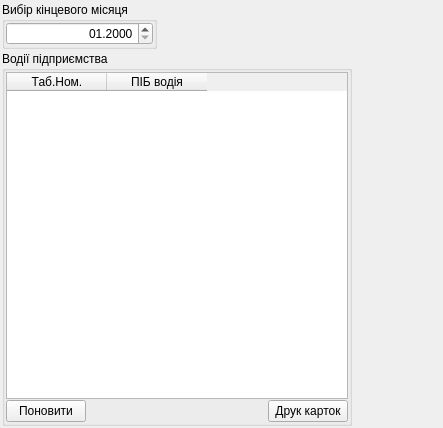
<?xml version="1.0" encoding="UTF-8"?>
<ui version="4.0">
 <class>UForm_AParkKartkyOblikuVykonannyaPlanu</class>
 <widget class="QWidget" name="UForm_AParkKartkyOblikuVykonannyaPlanu">
  <property name="geometry">
   <rect>
    <x>0</x>
    <y>0</y>
    <width>443</width>
    <height>428</height>
   </rect>
  </property>
  <property name="windowTitle">
   <string>Картки обліку виконання плану</string>
  </property>
  <layout class="QHBoxLayout" name="horizontalLayout_3">
   <property name="spacing">
    <number>2</number>
   </property>
   <property name="margin">
    <number>2</number>
   </property>
   <item>
    <layout class="QVBoxLayout" name="verticalLayout_3">
     <item>
      <layout class="QHBoxLayout" name="horizontalLayout_2">
       <item>
        <widget class="QGroupBox" name="groupBox_endMonth">
         <property name="title">
          <string>Вибір кінцевого місяця</string>
         </property>
         <layout class="QVBoxLayout" name="verticalLayout_2">
          <property name="spacing">
           <number>1</number>
          </property>
          <property name="leftMargin">
           <number>1</number>
          </property>
          <property name="topMargin">
           <number>0</number>
          </property>
          <property name="rightMargin">
           <number>1</number>
          </property>
          <property name="bottomMargin">
           <number>1</number>
          </property>
          <item>
           <widget class="QDateEdit" name="dateEdit_endMonth">
            <property name="alignment">
             <set>Qt::AlignRight|Qt::AlignTrailing|Qt::AlignVCenter</set>
            </property>
            <property name="displayFormat">
             <string>MM.yyyy</string>
            </property>
           </widget>
          </item>
         </layout>
        </widget>
       </item>
       <item>
        <spacer name="horizontalSpacer_3">
         <property name="orientation">
          <enum>Qt::Horizontal</enum>
         </property>
         <property name="sizeHint" stdset="0">
          <size>
           <width>40</width>
           <height>20</height>
          </size>
         </property>
        </spacer>
       </item>
      </layout>
     </item>
     <item>
      <widget class="QGroupBox" name="groupBox_vodiyiPidpryemstva">
       <property name="minimumSize">
        <size>
         <width>350</width>
         <height>0</height>
        </size>
       </property>
       <property name="title">
        <string>Водії підприємства</string>
       </property>
       <layout class="QVBoxLayout" name="verticalLayout">
        <property name="spacing">
         <number>1</number>
        </property>
        <property name="margin">
         <number>1</number>
        </property>
        <item>
         <widget class="QTableWidget" name="tableWidget_vodiiPidpryemstva">
          <property name="editTriggers">
           <set>QAbstractItemView::NoEditTriggers</set>
          </property>
          <property name="alternatingRowColors">
           <bool>true</bool>
          </property>
          <property name="selectionBehavior">
           <enum>QAbstractItemView::SelectRows</enum>
          </property>
          <column>
           <property name="text">
            <string>Таб.Ном.</string>
           </property>
          </column>
          <column>
           <property name="text">
            <string>ПІБ водія</string>
           </property>
          </column>
         </widget>
        </item>
        <item>
         <layout class="QHBoxLayout" name="horizontalLayout">
          <item>
           <widget class="QPushButton" name="pushButton_reload">
            <property name="text">
             <string>Поновити</string>
            </property>
            <property name="icon">
             <iconset resource="../images/UAutoParkImg.qrc">
              <normaloff>:/icontexto_webdev_pack/icontexto_webdev_pack/icontexto-webdev-reload-032x032.png</normaloff>:/icontexto_webdev_pack/icontexto_webdev_pack/icontexto-webdev-reload-032x032.png</iconset>
            </property>
           </widget>
          </item>
          <item>
           <spacer name="horizontalSpacer">
            <property name="orientation">
             <enum>Qt::Horizontal</enum>
            </property>
            <property name="sizeHint" stdset="0">
             <size>
              <width>40</width>
              <height>20</height>
             </size>
            </property>
           </spacer>
          </item>
          <item>
           <widget class="QPushButton" name="pushButton_printCards">
            <property name="text">
             <string>Друк карток</string>
            </property>
            <property name="icon">
             <iconset resource="../images/UAutoParkImg.qrc">
              <normaloff>:/icontexto_webdev_pack/icontexto_webdev_pack/icontexto-webdev-print-032x032.png</normaloff>:/icontexto_webdev_pack/icontexto_webdev_pack/icontexto-webdev-print-032x032.png</iconset>
            </property>
           </widget>
          </item>
         </layout>
        </item>
       </layout>
      </widget>
     </item>
    </layout>
   </item>
   <item>
    <spacer name="horizontalSpacer_2">
     <property name="orientation">
      <enum>Qt::Horizontal</enum>
     </property>
     <property name="sizeHint" stdset="0">
      <size>
       <width>82</width>
       <height>20</height>
      </size>
     </property>
    </spacer>
   </item>
  </layout>
  <action name="action_printKartkyOblikuVykonPlanu">
   <property name="icon">
    <iconset resource="../images/UAutoParkImg.qrc">
     <normaloff>:/function_icon_set/function_icon_set/digg_48.png</normaloff>:/function_icon_set/function_icon_set/digg_48.png</iconset>
   </property>
   <property name="text">
    <string>Картки обліку виконання плану</string>
   </property>
   <property name="toolTip">
    <string>Друк карток обліку виконання плану</string>
   </property>
  </action>
 </widget>
 <resources>
  <include location="../images/UAutoParkImg.qrc"/>
 </resources>
 <connections/>
</ui>
